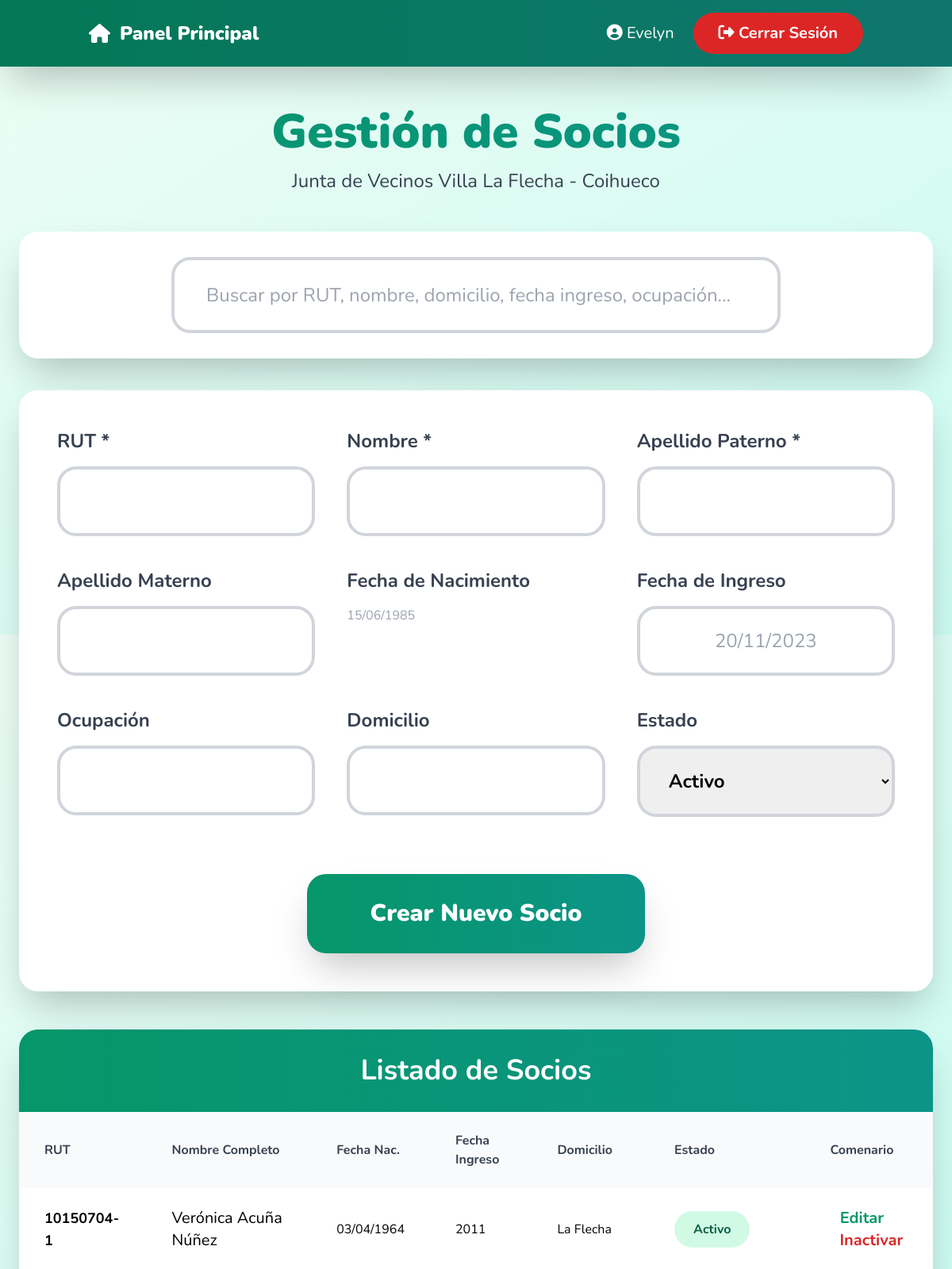
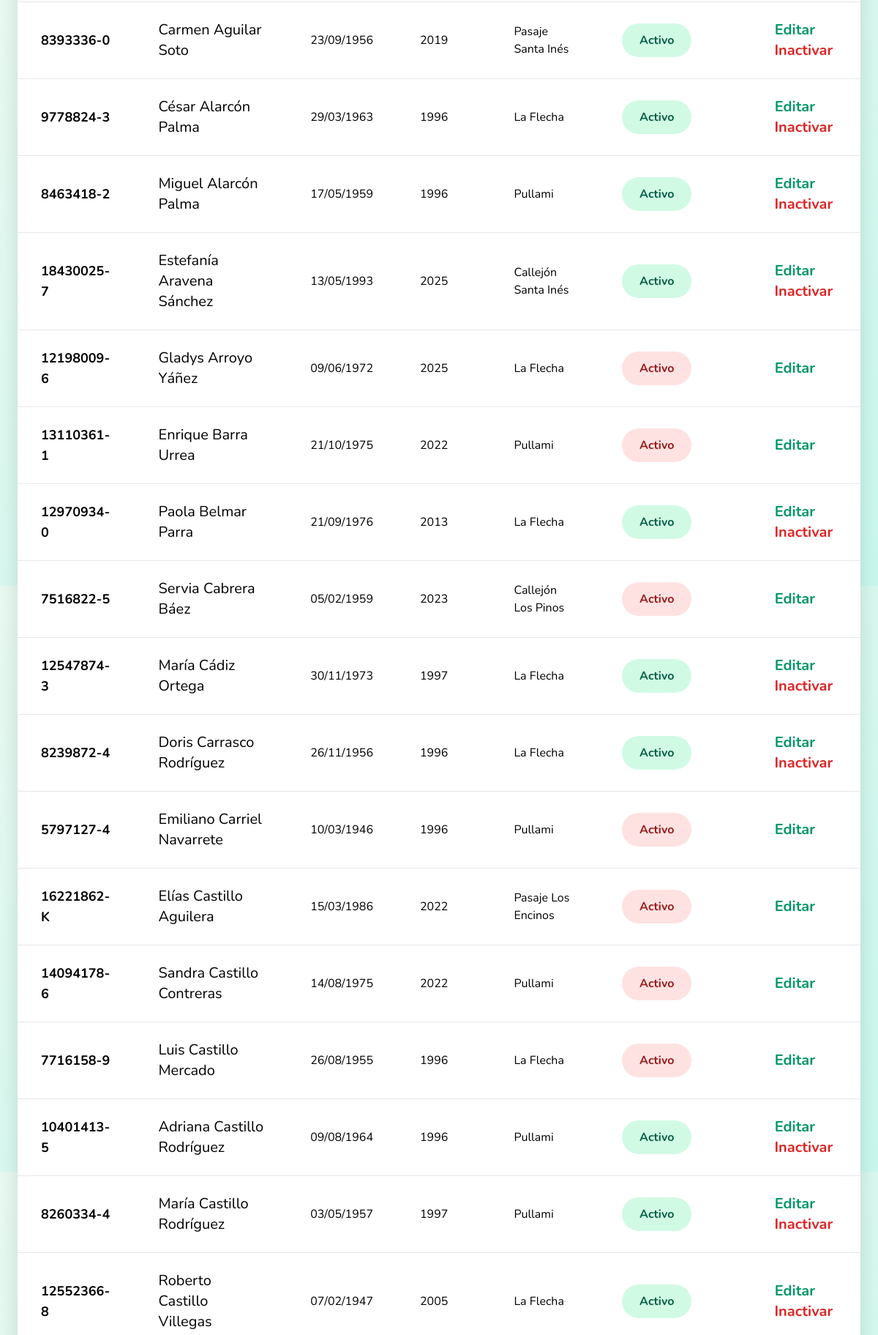
Screenshot of /views/admin/socios.php (signed in, upper part) with the database file from the repository (2 pictures, top to bottom).
### tables this page shows
CREATE TABLE `socios` (
  `RUT` varchar(12) NOT NULL,
  `Nombre` varchar(45) NOT NULL,
  `Apellido1` varchar(50) NOT NULL,
  `Apellido2` varchar(50) DEFAULT NULL,
  `Fecha_nacimiento` date DEFAULT NULL,
  `Ocupación` varchar(65) DEFAULT NULL,
  `Domicilio` varchar(125) DEFAULT NULL,
  `Fecha_ingreso` varchar(45) DEFAULT NULL,
  `estado` varchar(20) DEFAULT NULL,
  PRIMARY KEY (`RUT`)
);

### views/admin/socios.php (the view, shortened to what this page needs)
<?php
require_once '../../includes/db.php';
$search = trim($_GET['q'] ?? '');
$where = '';
$params = [];
$edit_socio = null;
$sql = "SELECT * FROM socios $where ORDER BY Apellido1, Apellido2, Nombre";
$stmt = $pdo->prepare($sql);
$stmt->execute($params);
$socios = $stmt->fetchAll(PDO::FETCH_ASSOC);
$nombre_usuario = $_SESSION['nombre'] ?? 'Administrador';
?>
<!DOCTYPE html>
<html lang="es" class="scroll-smooth">
<head>
    <script src="https://cdn.tailwindcss.com"></script>
    <link rel="stylesheet" href="https://cdnjs.cloudflare.com/ajax/libs/font-awesome/6.6.0/css/all.min.css">
    <link rel="stylesheet" href="https://cdn.jsdelivr.net/npm/flatpickr/dist/flatpickr.min.css">
</head>
<body class="bg-gradient-to-br from-emerald-50 to-teal-100 min-h-screen">
<div class="fixed top-0 left-0 right-0 bg-gradient-to-r from-emerald-700 to-teal-700 text-white shadow-2xl z-50">
    <div class="container mx-auto px-6 py-4 flex justify-between items-center">
        <a href="dashboard.php" class="flex items-center gap-3 text-2xl font-black hover:scale-110 transition">
            <i class="fas fa-home"></i> Panel Principal
        </a>
        <div class="flex items-center gap-6">
            <span class="text-xl">
                <i class="fas fa-user-circle"></i> <?= htmlspecialchars($nombre_usuario) ?>
            </span>
            <a href="?logout=1"
               onclick="return confirm('¿Cerrar sesión?')"
               class="bg-red-600 hover:bg-red-700 px-8 py-3 rounded-full font-bold text-xl transition hover:scale-105">
                <i class="fas fa-sign-out-alt"></i> Cerrar Sesión
            </a>
        </div>
    </div>
</div>
<div class="pt-24"></div>
<div class="container mx-auto px-6 py-10 max-w-7xl">
    <div class="text-center mb-12">
        <h1 class="text-6xl font-black text-transparent bg-clip-text bg-gradient-to-r from-emerald-600 to-teal-600 mb-4">
        </h1>
        <p class="text-2xl text-gray-700">Junta de Vecinos Villa La Flecha - Coihueco</p>
    </div>
    <div class="bg-white rounded-3xl shadow-2xl p-8 mb-10">
        <form method="get" class="max-w-3xl mx-auto">
            <input type="text" name="q" value="<?= htmlspecialchars($search) ?>"
                   placeholder="Buscar por RUT, nombre, domicilio, fecha ingreso, ocupación…"
                   class="w-full px-10 py-7 text-2xl border-4 border-gray-300 rounded-3xl focus:border-emerald-500 outline-none">
        </form>
    </div>
    <div class="bg-white rounded-3xl shadow-2xl p-12 mb-12">
        <form method="POST" class="grid md:grid-cols-2 lg:grid-cols-3 gap-10">
            <div>
                <label class="block text-2xl font-bold text-gray-700 mb-4">RUT *</label>
                <input type="text" name="rut" required value="<?= htmlspecialchars($edit_socio['RUT'] ?? '') ?>"
                       <?= $edit_socio ? 'readonly class="bg-gray-200 cursor-not-allowed"' : '' ?>
                       class="w-full px-8 py-6 border-4 border-gray-300 rounded-3xl text-2xl font-bold text-center focus:border-emerald-500 outline-none">
            </div>
            <div>
                <label class="block text-2xl font-bold text-gray-700 mb-4">Nombre *</label>
                <input type="text" name="nombre" required value="<?= htmlspecialchars($edit_socio['Nombre'] ?? '') ?>"
                       class="w-full px-8 py-6 border-4 border-gray-300 rounded-3xl text-2xl focus:border-emerald-500 outline-none">
            </div>
            <div>
                <label class="block text-2xl font-bold text-gray-700 mb-4">Apellido Paterno *</label>
                <input type="text" name="apellido1" required value="<?= htmlspecialchars($edit_socio['Apellido1'] ?? '') ?>"
                       class="w-full px-8 py-6 border-4 border-gray-300 rounded-3xl text-2xl focus:border-emerald-500 outline-none">
            </div>
            <div>
                <label class="block text-2xl font-bold text-gray-700 mb-4">Apellido Materno</label>
                <input type="text" name="apellido2" value="<?= htmlspecialchars($edit_socio['Apellido2'] ?? '') ?>"
                       class="w-full px-8 py-6 border-4 border-gray-300 rounded-3xl text-2xl focus:border-emerald-500 outline-none">
            </div>
            <div>
                <label class="block text-2xl font-bold text-gray-700 mb-4">Fecha de Nacimiento</label>
                <input type="text" name="fecha_nac" class="datepicker" placeholder="15/06/1985"
                       value="<?= $edit_socio && $edit_socio['Fecha_nacimiento'] ? date('d/m/Y', strtotime($edit_socio['Fecha_nacimiento'])) : '' ?>"
                       class="w-full px-8 py-6 border-4 border-gray-300 rounded-3xl text-2xl text-center focus:border-emerald-500 outline-none">
            </div>
            <div>
                <label class="block text-2xl font-bold text-gray-700 mb-4">Fecha de Ingreso</label>
                <input type="text" name="fecha_ingreso" placeholder="20/11/2023"
                       value="<?= htmlspecialchars($edit_socio['Fecha_ingreso'] ?? '') ?>"
                       class="w-full px-8 py-6 border-4 border-gray-300 rounded-3xl text-2xl text-center focus:border-emerald-500 outline-none">
            </div>
            <div>
                <label class="block text-2xl font-bold text-gray-700 mb-4">Ocupación</label>
                <input type="text" name="ocupacion" value="<?= htmlspecialchars($edit_socio['Ocupación'] ?? '') ?>"
                       class="w-full px-8 py-6 border-4 border-gray-300 rounded-3xl text-2xl focus:border-emerald-500 outline-none">
            </div>
            <div>
                <label class="block text-2xl font-bold text-gray-700 mb-4">Domicilio</label>
                <input type="text" name="domicilio" value="<?= htmlspecialchars($edit_socio['Domicilio'] ?? '') ?>"
                       class="w-full px-8 py-6 border-4 border-gray-300 rounded-3xl text-2xl focus:border-emerald-500 outline-none">
            </div>
            <div>
                <label class="block text-2xl font-bold text-gray-700 mb-4">Estado</label>
                <select name="estado" class="w-full px-8 py-6 border-4 border-gray-300 rounded-3xl text-2xl font-bold focus:border-emerald-500 outline-none">
                    <option value="activo"   <?= (!$edit_socio && !isset($_POST['estado'])) || ($edit_socio && $edit_socio['estado'] === 'activo') ? 'selected' : '' ?>>Activo</option>
                </select>
            </div>
            <div class="md:col-span-2 lg:col-span-3 flex gap-6 justify-center mt-8">
                <button type="submit" class="bg-gradient-to-r from-emerald-600 to-teal-600 hover:from-emerald-500 hover:to-teal-500 text-white font-black text-3xl py-8 px-20 rounded-3xl shadow-2xl transform hover:scale-110 transition">
                    <?= $edit_socio ? 'Actualizar Socio' : 'Crear Nuevo Socio' ?>
                </button>
            </div>
        </form>
    </div>
    <div class="bg-white rounded-3xl shadow-2xl overflow-hidden">
        <div class="bg-gradient-to-r from-emerald-600 to-teal-600 text-white p-8">
            <h2 class="text-4xl font-bold text-center">Listado de Socios</h2>
        </div>
        <div class="overflow-x-auto">
            <table class="w-full">
                <thead class="bg-gray-50">
                    <tr>
                        <th class="px-8 py-6 text-left font-bold text-gray-700">RUT</th>
                        <th class="px-8 py-6 text-left font-bold text-gray-700">Nombre Completo</th>
                        <th class="px-8 py-6 text-left font-bold text-gray-700">Fecha Nac.</th>
                        <th class="px-8 py-6 text-left font-bold text-gray-700">Fecha Ingreso</th>
                        <th class="px-8 py-6 text-left font-bold text-gray-700">Domicilio</th>
                        <th class="px-8 py-6 text-left font-bold text-gray-700">Estado</th>
                        <th class="px-8 py-6 text-center font-bold text-gray-700">Comenario</th>
                    </tr>
                </thead>
                <tbody class="divide-y divide-gray-200">
                    <?php foreach ($socios as $s):
                        $nombrec = trim($s['Nombre'] . ' ' . $s['Apellido1'] . ' ' . ($s['Apellido2'] ?? ''));
                    ?>
                    <tr class="hover:bg-emerald-50 transition">
                        <td class="px-8 py-6 font-bold text-lg"><?= htmlspecialchars($s['RUT']) ?></td>
                        <td class="px-8 py-6 text-xl"><?= htmlspecialchars($nombrec) ?></td>
                        <td class="px-8 py-6"><?= $s['Fecha_nacimiento'] ? date('d/m/Y', strtotime($s['Fecha_nacimiento'])) : '-' ?></td>
                        <td class="px-8 py-6"><?= htmlspecialchars($s['Fecha_ingreso'] ?? '-') ?></td>
                        <td class="px-8 py-6"><?= htmlspecialchars($s['Domicilio'] ?? '-') ?></td>
                        <td class="px-8 py-6">
                            <span class="px-6 py-3 rounded-full font-bold <?= $s['estado'] === 'activo' ? 'bg-emerald-100 text-emerald-800' : 'bg-red-100 text-red-800' ?>">
                                <?= ucfirst($s['estado'] ?? 'activo') ?>
                            </span>
                        </td>
                        <td class="px-8 py-6 text-center space-x-6">
                            <a href="?edit=<?= urlencode($s['RUT']) ?><?= $search ? '&q='.urlencode($search) : '' ?>" class="text-emerald-600 hover:text-emerald-800 font-bold text-xl">Editar</a>
                            <?php if ($s['estado'] === 'activo'): ?>
                                <a href="?desactivar=<?= urlencode($s['RUT']) ?><?= $search ? '&q='.urlencode($search) : '' ?>"
                                   class="text-red-600 hover:text-red-800 font-bold text-xl"
                                   onclick="return confirm('¿Pasar a inactivo a <?= htmlspecialchars($nombrec) ?>?')">Inactivar</a>
                            <?php endif; ?>
                        </td>
                    </tr>
                    <?php endforeach; ?>
                </tbody>
            </table>
        </div>
    </div>
</div>
</body>
</html>

### views/admin/socios.php (style rules this page uses)
body { font-family:'Nunito',sans-serif; }

### rows the page displays
socios: RUT "10150704-1", nombrec "Verónica Acuña Núñez", Fecha_nacimiento "03/04/1964", Fecha_ingreso "2011", Domicilio "La Flecha", estado "Activo"
socios: RUT "8393336-0", nombrec "Carmen Aguilar Soto", Fecha_nacimiento "23/09/1956", Fecha_ingreso "2019", Domicilio "Pasaje Santa Inés", estado "Activo"
socios: RUT "9778824-3", nombrec "César Alarcón Palma", Fecha_nacimiento "29/03/1963", Fecha_ingreso "1996", Domicilio "La Flecha", estado "Activo"
socios: RUT "8463418-2", nombrec "Miguel Alarcón Palma", Fecha_nacimiento "17/05/1959", Fecha_ingreso "1996", Domicilio "Pullami", estado "Activo"
socios: RUT "18430025-7", nombrec "Estefanía Aravena Sánchez", Fecha_nacimiento "13/05/1993", Fecha_ingreso "2025", Domicilio "Callejón Santa Inés", estado "Activo"
socios: RUT "12198009-6", nombrec "Gladys Arroyo Yáñez", Fecha_nacimiento "09/06/1972", Fecha_ingreso "2025", Domicilio "La Flecha", estado "Activo"
socios: RUT "13110361-1", nombrec "Enrique Barra Urrea", Fecha_nacimiento "21/10/1975", Fecha_ingreso "2022", Domicilio "Pullami", estado "Activo"
socios: RUT "12970934-0", nombrec "Paola Belmar Parra", Fecha_nacimiento "21/09/1976", Fecha_ingreso "2013", Domicilio "La Flecha", estado "Activo"
socios: RUT "7516822-5", nombrec "Servia Cabrera Báez", Fecha_nacimiento "05/02/1959", Fecha_ingreso "2023", Domicilio "Callejón Los Pinos", estado "Activo"
socios: RUT "12547874-3", nombrec "María Cádiz Ortega", Fecha_nacimiento "30/11/1973", Fecha_ingreso "1997", Domicilio "La Flecha", estado "Activo"
socios: RUT "8239872-4", nombrec "Doris Carrasco Rodríguez", Fecha_nacimiento "26/11/1956", Fecha_ingreso "1996", Domicilio "La Flecha", estado "Activo"
socios: RUT "5797127-4", nombrec "Emiliano Carriel Navarrete", Fecha_nacimiento "10/03/1946", Fecha_ingreso "1996", Domicilio "Pullami", estado "Activo"
socios: RUT "16221862-K", nombrec "Elías Castillo Aguilera", Fecha_nacimiento "15/03/1986", Fecha_ingreso "2022", Domicilio "Pasaje Los Encinos", estado "Activo"
socios: RUT "14094178-6", nombrec "Sandra Castillo Contreras", Fecha_nacimiento "14/08/1975", Fecha_ingreso "2022", Domicilio "Pullami", estado "Activo"
socios: RUT "7716158-9", nombrec "Luis Castillo Mercado", Fecha_nacimiento "26/08/1955", Fecha_ingreso "1996", Domicilio "La Flecha", estado "Activo"
socios: RUT "10401413-5", nombrec "Adriana Castillo Rodríguez", Fecha_nacimiento "09/08/1964", Fecha_ingreso "1996", Domicilio "Pullami", estado "Activo"
socios: RUT "8260334-4", nombrec "María Castillo Rodríguez", Fecha_nacimiento "03/05/1957", Fecha_ingreso "1997", Domicilio "Pullami", estado "Activo"
socios: RUT "12552366-8", nombrec "Roberto Castillo Villegas", Fecha_nacimiento "07/02/1947", Fecha_ingreso "2005", Domicilio "La Flecha", estado "Activo"

### other values shown
$nombre_usuario "Evelyn"
